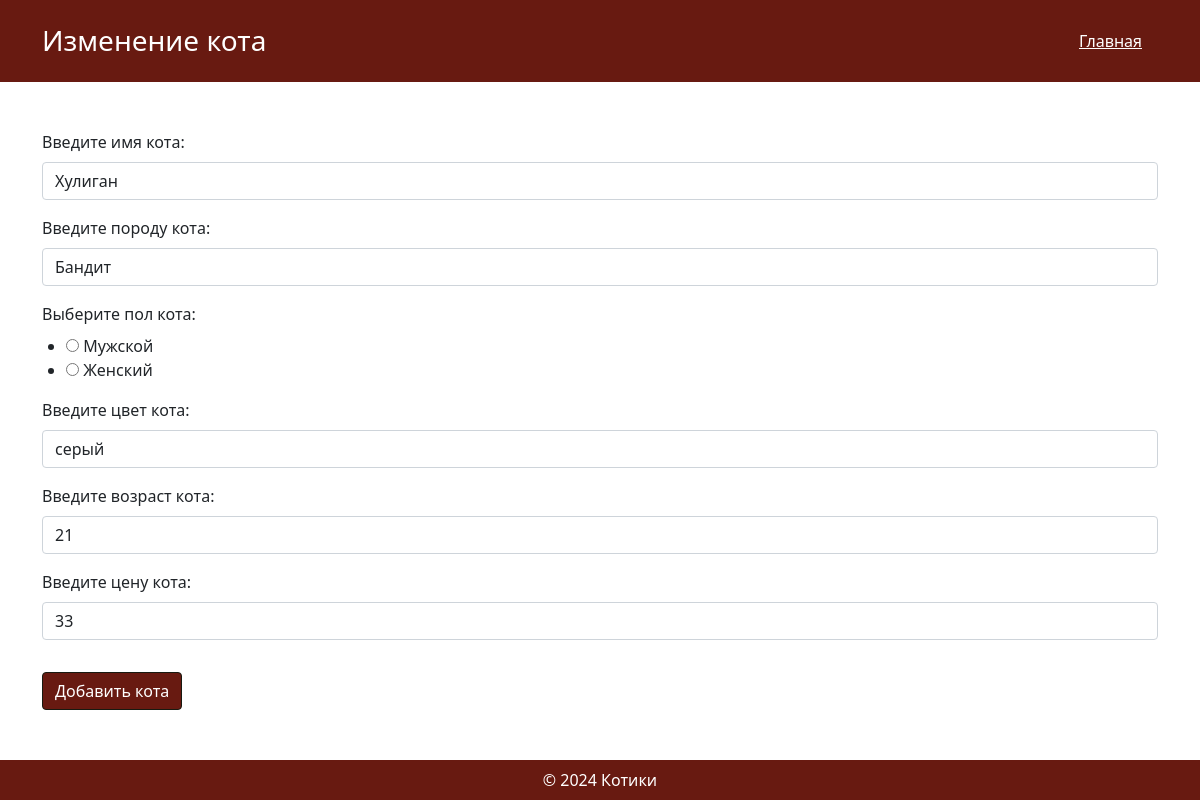
/edit_chosen_cat/8 (signed in), run on an earlier commit of the app's database.
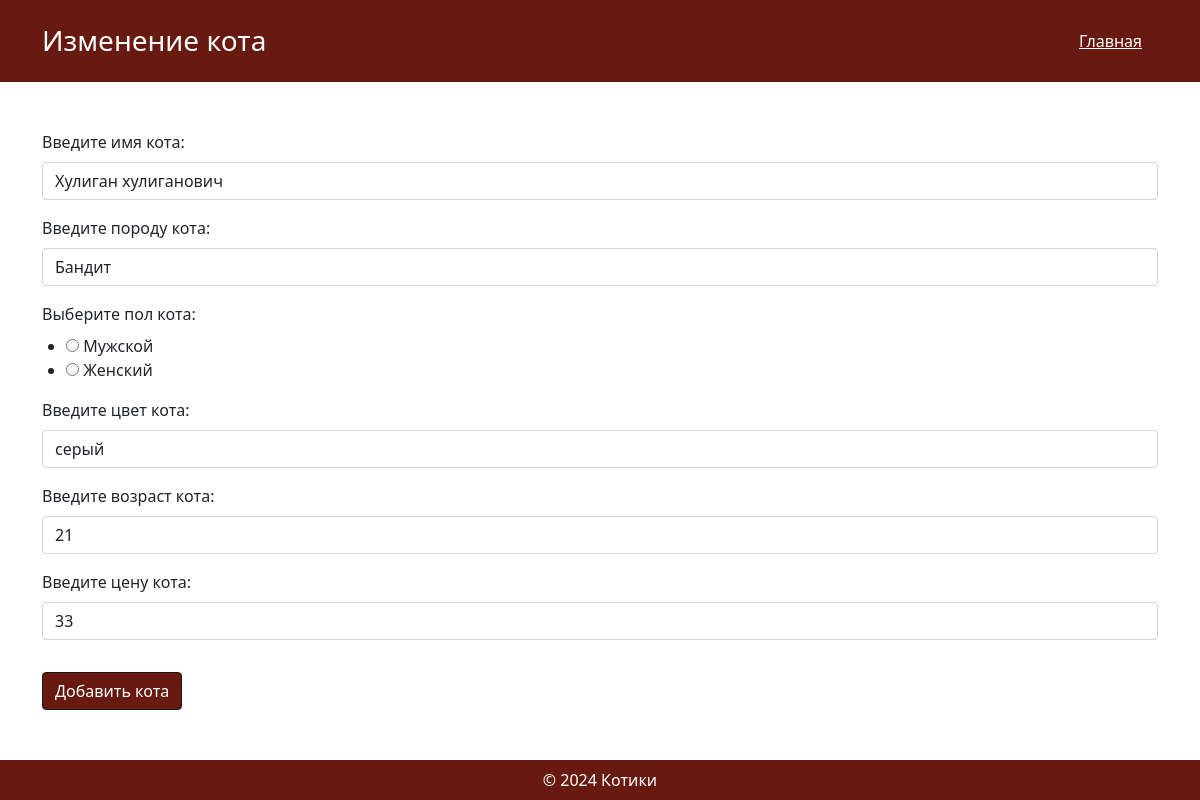
And on a later commit of the database.
### CatModels.py (models this page shows)
class Cats(db.Model):
    __tablename__ = 'cats'
    id = db.Column(db.Integer, primary_key=True, autoincrement=True)
    name = db.Column(db.String(80), nullable=False)
    breed = db.Column(db.String(80), nullable=False)
    gender = db.Column(db.String(80), nullable=False)
    color = db.Column(db.String(80), nullable=False)
    age = db.Column(db.Integer, nullable=False)
    cats_position = db.relationship('CatsPosition', backref='cats', cascade='all, delete-orphan', lazy='dynamic')

### main.py (the view)
@app.route('/edit_chosen_cat/<int:id_cat>', methods=['GET', 'POST'])
@login_required
def cat_edit(id_cat):
    form = CatAdd()
    if request.method == 'GET':
        if get_user_role() != 'admin':
            return redirect('/')
        cat = get_one_cat(id_cat)
        cat_pos = get_one_cat_position(id_cat)
        if cat == 404 or cat_pos == 404:
            abort(404)
        return render_template('catAddPage.html', form=form, cat=cat, cat_pos=cat_pos, title='Изменение кота')
    elif request.method == 'POST':
        if form.validate_on_submit():
            update_cat_and_pos(id_cat, form.data['name'], form.data['breed'], form.data['gender'],
                               form.data['color'], form.data['age'], datetime.today(), form.data['cost'])
            add_log('edit cat or position', datetime.today(), get_user_role())
            return redirect('/')

### forms.py
class CatAdd(FlaskForm):
    name = StringField('Введите имя кота:', validators=[DataRequired()])
    breed = StringField('Введите породу кота:', validators=[DataRequired()])
    gender = RadioField('Выберите пол кота:', choices=[('м', 'Мужской'), ('ж', 'Женский')], validators=[DataRequired()])
    color = StringField('Введите цвет кота:', validators=[DataRequired()])
    age = IntegerField('Введите возраст кота:', validators=[DataRequired(), NumberRange(0, 30)])
    cost = IntegerField('Введите цену кота:', validators=[DataRequired(), NumberRange(1, 100000)])

### CatModels.py (called while the page is built)
def get_one_cat(id):
    try:
        cat = Cats.query.filter_by(id=id).all()[0]
    except IndexError:
        cat = 404
    return cat

def get_one_cat_position(id):
    try:
        cat = CatsPosition.query.filter_by(cats_id=id).all()[0]
    except IndexError:
        cat = 404
    return cat

### UserModels.py (called while the page is built)
def get_user(id):
    user = UserModel.query.filter_by(id=id).all()
    if len(user) == 0:
        return None
    return User(user_id=user[0].id, email=user[0].email, name=user[0].name, password=user[0].password, role=user[0].role)

### main.py (called while the page is built)
@login_manager.user_loader
def load_user(user_id):
    return get_user(user_id)

### templates/catAddPage.html (shortened to what this page needs)
<!DOCTYPE html>
<html lang="ru">
<head>
    <link rel="stylesheet" href="/static/css/style.css">
    <link href="https://cdn.jsdelivr.net/npm/bootstrap@5.1.3/dist/css/bootstrap.min.css" rel="stylesheet">
    <link href="https://cdnjs.cloudflare.com/ajax/libs/font-awesome/6.0.0-beta3/css/all.min.css" rel="stylesheet">
</head>
<body>
<header class="text-white p-4">
    <div class="container">
        <div class="d-flex justify-content-between align-items-center flex-column flex-lg-row">
            <h1 class="h3 mb-3 mb-lg-0">{{title}}</h1>
            <nav class="d-flex flex-column flex-lg-row align-items-center">
            <a href="/" class="text-white mb-2 mb-lg-0 me-0 me-lg-3">Главная</a>
            </nav>
        </div>
    </div>
</header>
<main class="py-5">
    <div class="container">
        <form method="POST">
            <div class="mb-3">
                {{ form.name.label(class_='form-label') }}
                {{ form.name(class_='form-control', value=cat.name) }}
            </div>
            <div class="mb-3">
                {{ form.breed.label(class_='form-label') }}
                {{ form.breed(class_='form-control', value=cat.breed) }}
            </div>
            <div class="mb-3">
                {{ form.gender.label(class_='form-label') }}
                {{ form.gender(class_='form-check',type_='radio', value=cat.gender) }}
            </div>
            <div class="mb-3">
                {{ form.color.label(class_='form-label') }}
                {{ form.color(class_='form-control', value=cat.color) }}
            </div>
            <div class="mb-3">
                {{ form.age.label(class_='form-label') }}
                {{ form.age(class_='form-control', value=cat.age) }}
            </div>
            <div class="mb-3">
                {{ form.cost.label(class_='form-label') }}
                {{ form.cost(class_='form-control', value=cat_pos.cost) }}
            </div>
            <input type="submit" class="btn btn-primary" value="Добавить кота">
        </form>
    </div>
</main>
<footer class="text-white p-2 text-center">
    &copy; 2024 Котики
</footer>
</body>
</html>

What changed in the data, as far as the page shows it:
changed Cats "Бандит": name "Хулиган" → "Хулиган хулиганович"
